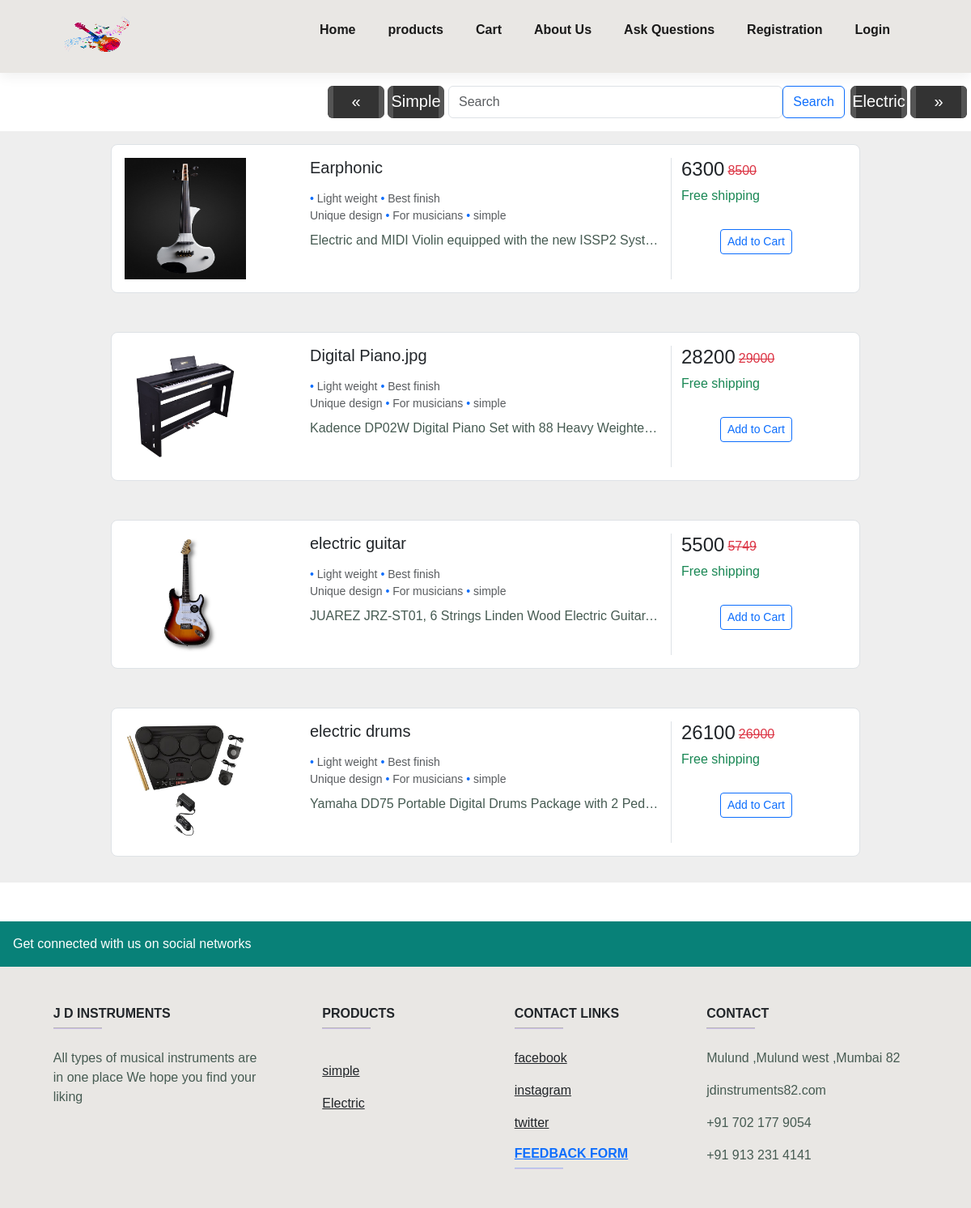
Screenshot of /pro-Electric.php with the database file from the repository.
### tables this page shows
CREATE TABLE `product` (
  `product_id` int(11) NOT NULL,
  `productname` varchar(255) NOT NULL,
  `category` varchar(100) NOT NULL,
  `discription` varchar(200) DEFAULT NULL,
  `price` int(11) NOT NULL,
  `discount` int(11) DEFAULT NULL,
  `quantiti` int(100) NOT NULL,
  `product_image` varchar(255) DEFAULT NULL
);

### pro-Electric.php (the view, shortened to what this page needs)
<html>
<?php
require_once 'connection.php';
?>
<?php include('nav.php') ?>
<div class="demo mt-3 ">
  <nav class="pagination-outer " aria-label="Page navigation">
    <ul class="pagination">
      <li class="page-item">
        <a href="products.php" class="page-link" aria-label="Previous">
          <span aria-hidden="true">«</span>
        </a>
      </li>
      <li class="page-item"><a class="page-link" href="products.php">Simple</a></li>
        <form class="d-flex" style="width:500px" action="<?php $_SERVER['PHP_SELF'] ?>" method="post">
          <input class="form-control " name="search" type="text" placeholder="Search">
          <button class="btn btn-outline-primary" name="bsearch" type="button-sm">Search </button>
        </form>
      <li class="page-item ms-2"><a class="page-link" href="pro-Electric.php">Electric</a></li>
      <li class="page-item">
        <a href="pro-Electric.php" class="page-link" aria-label="Next">
          <span aria-hidden="true">»</span>
        </a>
      </li>
    </ul>
  </nav>
</div>
<?php
if (isset($_POST['search'])){
  $serch=$_POST['search'];
  $sql = "SELECT * FROM product where productname='$serch'";
  $all_product = mysqli_query($con, $sql);
}else{
$sql = "SELECT * FROM product";
$all_product = mysqli_query($con, $sql);
}
  while ($row = mysqli_fetch_assoc($all_product)) {
    if ("Electric" == $row ["category"])
    {
    ?>
  <section style="background-color: #eee;">
  <div class="container py-3">
    <div class="row justify-content-center mb-3">
      <div class="col-md-12 col-xl-10">
        <div class="card shadow-0 border rounded-3">
          <div class="card-body">
            <div class="row">
              <div class="col-md-12 col-lg-3 col-xl-3 mb-4 mb-lg-0">
                <div class="bg-image hover-zoom ripple rounded ripple-surface">
                <img src="<?php echo $row['product_image']; ?>" alt=" " width="150px" height="150px">
                </div>
              </div>
              <div class="col-md-6 col-lg-6 col-xl-6">
                <h5><?php echo $row['productname'];?></h5>
                <div class="d-flex flex-row">
                </div>
                <div class="mt-1 mb-0 text-muted small">
                  <span class="text-primary"> • </span>
                  <span>Light weight</span>
                  <span class="text-primary"> • </span>
                  <span>Best finish<br /></span>
                </div>
                <div class="mb-2 text-muted small">
                  <span>Unique design</span>
                  <span class="text-primary"> • </span>
                  <span>For musicians</span>
                  <span class="text-primary"> • </span>
                  <span>simple<br /></span>
                </div>
                <p class="text-truncate mb-4 mb-md-0">
                  <?php echo $row['discription'];?>
                </p>
              </div>
              <div class="col-md-6 col-lg-3 col-xl-3 border-sm-start-none border-start">
                <div class="d-flex flex-row align-items-center mb-1">
                  <h4 class="mb-1 me-1"><?php echo $row['discount']; ?></h4>
                  <span class="text-danger"><s><?php echo $row["price"]; ?></s></span>
                </div>
                <h6 class="text-success">Free shipping</h6>
                <div class="d-flex flex-column mt-4 ms-5">
                <a href="pro-Electric.php?crt=<?php echo $row['product_id'];?>">
                  <button class="btn btn-outline-primary btn-sm mt-2" type="button">
                   Add to Cart
                  </button>
                  </a>
                </div>
              </div>
            </div>
          </div>
        </div>
      </div>
    </div>
</section>
<?php
    }
}
?>
    <?php include('footer.php');?>
  </body>
</html>

### nav.php (shortened to what this page needs)
<html>
  <head>
    <link rel="stylesheet" href="nav.css">
  <link href="https://cdn.jsdelivr.net/npm/bootstrap@5.3.1/dist/css/bootstrap.min.css" rel="stylesheet">
  </head>
  <body>
    <section id="header">
      <a href="index.php"><img src="img/logo.png" class="logo" height="50px" width="80px"></a>
        <div id="header5">
        <ul id="navbar">
          <li><a href="index.php">Home</a></li>
          <li><a href="products.php">products</a></li>
          <li><a href="cart.php">Cart</a></li>
          <li><a href="about.php">About Us</a></li>
          <li><a href="https://groups.google.com/g/ask-questions12" target="_blank">Ask Questions</a></li>
          <?php
           if(isset($_SESSION['auth'])) {
            ?>
          <li class="nav-item dropdown">
            <a class="nav-link dropdown-toggle" href="#" id="navbarDropdownMenuLink" role="button" data-bs-toggle="dropdown" aria-expanded="false">
              <?=$_SESSION['uname']; ?>
            </a>
            <ul class="dropdown-menu" aria-labelledby="navbarDropdownMenuLink">
              <li><a class="dropdown-item" href="profile.php">My Profile</a></li>
              <li><a class="dropdown-item" href="returnpolicy.php">Return Policy</a></li>
              <li><a class="dropdown-item" href="./fun/logout.php">LOGOUT</a></li>
            </ul>
          </li>
          <?php
          }else{
            ?>
          <li><a href="register form.php">Registration</a></li>
          <li><a href="login.php">Login</a></li>
          <?php
          }
          ?>
        </ul>
      </div>
    </section>
  </body>
</html>

### footer.php (shortened to what this page needs)
<html>
  <head>
    <link rel="stylesheet" href="nav.css">
  <link href="https://cdn.jsdelivr.net/npm/bootstrap@5.3.1/dist/css/bootstrap.min.css" rel="stylesheet">
  </head>
  <body>
<div class="mt-5">
  <footer
          class="text-center text-lg-start text-dark"
          style="background-color: rgb(233, 231, 228);"
          >
    <section
             class="d-flex justify-content-between p-3 text-white"
             style="background-color: #088178;;"
             >
      <div class="me-5">
        <span>Get connected with us on social networks</span>
      </div>
      <div>
      </div>
    </section>
    <section class="">
      <div class="container text-center text-md-start mt-5">
        <div class="row mt-3">
          <div class="col-md-3 col-lg-4 col-xl-3 mx-auto mb-4">
            <h6 class="text-uppercase fw-bold">J D INSTRUMENTS</h6>
            <hr
                class="mb-4 mt-0 d-inline-block mx-auto"
                style="width: 60px; background-color: #7c4dff; height: 2px"
                />
            <p>
              All types of musical instruments are in one place We hope you find your liking
            </p>
          </div>
          <div class="col-md-2 col-lg-2 col-xl-2 mx-auto mb-4">
            <h6 class="text-uppercase fw-bold">Products</h6>
            <hr
                class="mb-4 mt-0 d-inline-block mx-auto"
                style="width: 60px; background-color: #7c4dff; height: 2px"
                />
            <p>
              <a href="products.php" class="text-dark">simple</a>
            </p>
            <p>
              <a href="pro-Electric.php" class="text-dark">Electric</a>
            </p>
          </div>
          <div class="col-md-3 col-lg-2 col-xl-2 mx-auto mb-4">
            <h6 class="text-uppercase fw-bold">Contact links</h6>
            <hr
                class="mb-4 mt-0 d-inline-block mx-auto"
                style="width: 60px; background-color: #7c4dff; height: 2px"
                />
            <p>
              <a href="https://www.facebook.com/profile.php?id=100028661776441&mibextid=ZbWKwL" target="_blank" class="text-dark">facebook</a>
            </p>
            <p>
              <a href="#!" class="text-dark">instagram</a>
            </p>
            <p>
              <a href="https://groups.google.com/g/ask-questions12" target="_blank" class="text-dark">twitter</a>
            </p>
            <a href="feedback.php"><h6 class="text-uppercase fw-bold">Feedback Form</h6>
            <hr
                class="mb-4 mt-0 d-inline-block mx-auto"
                style="width: 60px; background-color: #7c4dff; height: 2px"
                /></a>
          </div>
          <div class="col-md-4 col-lg-3 col-xl-3 mx-auto mb-md-0 mb-4">
            <h6 class="text-uppercase fw-bold">Contact</h6>
            <hr
                class="mb-4 mt-0 d-inline-block mx-auto"
                style="width: 60px; background-color: #7c4dff; height: 2px"
                />
            <p><i class="fas fa-home mr-3"></i> Mulund ,Mulund west ,Mumbai 82</p>
            <p><i class="fas fa-envelope mr-3"></i> jdinstruments82.com</p>
            <p><i class="fas fa-phone mr-3"></i> +91 702 177 9054</p>
            <p><i class="fas fa-print mr-3"></i> +91 913 231 4141</p>
          </div>
        </div>
      </div>
    </section>
  </footer>
</div>
</body>
</html>

### nav.css (style rules this page uses)
* { margin: 0; padding: 0; box-sizing: border-box; font-family:'Markazi',sans-serif; }
h4 { font-size: 20px; color:#222; }
h6 { font-weight: 700; font-size: 12px; }
p { font-size: 16px; margin: 15px 0 20px 0; color:#465b52; }
body { width: 100%; }
#header { display: flex; align-items: center; justify-content:space-between; padding: 20px 80px; background-color: rgb(233, 231, 228); box-shadow: 0 5px 15px rgb(0,0,0,0.06); z-index: 999; position: sticky; top: 0; left:0 ; }
#navbar { display: flex; align-items: center; justify-content: center; }
#navbar li { list-style: none; margin:0 20px; }
#navbar li a { text-decoration: none; font-size: 16px; font-weight: 600; color: #1a1a1a; transition:0.3s ease ; }

### pro-Electric.php (style rules this page uses)
.pagination-outer { text-align: center;margin-left: 400px; }
.pagination { font-family: 'Ubuntu', sans-serif; display: inline-flex; position: relative; }
.pagination li a.page-link { color: #fff; background-color: #333; font-size: 20px; font-weight: 500; line-height: 39px; height: 40px; width: 70px; padding: 0; margin: 0 5px; border: none; border-radius: 7px; overflow: hidden; position: relative; z-index: 1; transition: all 0.3s ease 0s; }
.pagination li a.page-link:before, .pagination li a.page-link:after { content: ''; background: #555; height: 100%; width: 7px; border-radius: 10px 0 0 10px; opacity: 1; position: absolute; left: 0; top: 0; z-index: -1; transition: all 0.4s ease 0s; }
.pagination li a.page-link:after { border-radius: 0 10px 10px 0; left: auto; right: 0; top: auto; bottom: 0; }

### rows the page displays
product: product_image (picture), productname "Earphonic", discription "Electric and MIDI Violin equipped with the new ISSP2 Syst…", discount "6300", price "8500"
product: product_image (picture), productname "Digital Piano.jpg", discription "Kadence DP02W Digital Piano Set with 88 Heavy Weighte…", discount "28200", price "29000"
product: product_image (picture), productname "electric guitar", discription "JUAREZ JRZ-ST01, 6 Strings Linden Wood Electric Guitar…", discount "5500", price "5749"
product: product_image (picture), productname "electric drums", discription "Yamaha DD75 Portable Digital Drums Package with 2 Ped…", discount "26100", price "26900"
